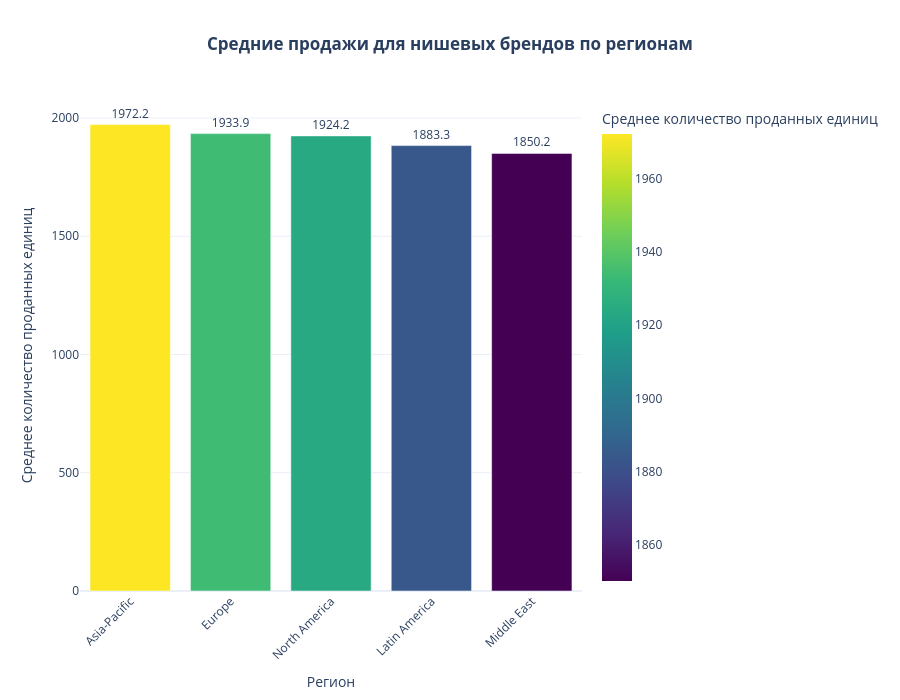

Write notebook code for a chart like this one.
### Markdown cell above
## Гипотеза 6. Магазины в аэропортах показывают более высокий средний чек, но меньший процент продаж по сравнению с поп-апами в центрах городов.

### Code cell
niche_brands_data = df2[df2['brand_type'] == 'Niche']

import plotly.express as px

region_stats = niche_brands_data.groupby('region')['units_sold'].mean().sort_values(ascending=False).reset_index()
region_stats.columns = ['region', 'avg_units_sold']


fig = px.bar(region_stats, 
             x='region', 
             y='avg_units_sold',
             title='<b>Средние продажи для нишевых брендов по регионам</b>',
             labels={'avg_units_sold': 'Среднее количество проданных единиц', 'region': 'Регион'},
             color='avg_units_sold',
             color_continuous_scale='viridis')


fig.update_layout(
    xaxis_tickangle=-45,
    template='plotly_white',
    title_x=0.5,
    height=700
)

fig.update_traces(texttemplate='%{y:.1f}', textposition='outside')

fig.show()

### Figure 1 — Plotly figure (JSON) as saved in the notebook; plotly's stock layout.template omitted (floating-point values rounded to 4 significant figures)
{"data": [{"alignmentgroup": "True", "hovertemplate": "Регион=%{x}<br>Среднее количество проданных единиц=%{marker.color}<extra></extra>", "legendgroup": "", "marker": {"color": [1972.0, 1934.0, 1924.0, 1883.0, 1850.0], "coloraxis": "coloraxis", "pattern": {"shape": ""}}, "name": "", "offsetgroup": "", "orientation": "v", "showlegend": false, "textposition": "outside", "texttemplate": "%{y:.1f}", "type": "bar", "x": ["Asia-Pacific", "Europe", "North America", "Latin America", "Middle East"], "xaxis": "x", "y": [1972.0, 1934.0, 1924.0, 1883.0, 1850.0], "yaxis": "y"}], "layout": {"barmode": "relative", "coloraxis": {"colorbar": {"title": {"text": "Среднее количество проданных единиц"}}, "colorscale": [[0, "#440154"], [0.1111, "#482878"], [0.2222, "#3e4989"], [0.3333, "#31688e"], [0.4444, "#26828e"], [0.5556, "#1f9e89"], [0.6667, "#35b779"], [0.7778, "#6ece58"], [0.8889, "#b5de2b"], [1, "#fde725"]]}, "height": 700, "legend": {"tracegroupgap": 0}, "title": {"text": "<b>Средние продажи для нишевых брендов по регионам</b>", "x": 0.5}, "xaxis": {"anchor": "y", "domain": [0, 1], "tickangle": -45, "title": {"text": "Регион"}}, "yaxis": {"anchor": "x", "domain": [0, 1], "title": {"text": "Среднее количество проданных единиц"}}}}
